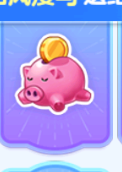
#> input picture extracted_cards/card_00_r0_c0.png, 122 x 172 px; its folder holds only this picture in this run
$ python play_matching_game.py
#> lines starting #> are read from the running program, lines starting #| are printed output that depends on the picture; after the words box and inside, x2 and y2 are one past the last pixel; in counts of white or black regions, pixels touching at a corner belong together
### log_helper.py
"""
Logging helper with timestamps for all log messages.
"""
from datetime import datetime


def log(message):
    """Print message with timestamp prefix.

    Args:
        message: The message to log
    """
    timestamp = datetime.now().strftime("[%Y-%m-%d %H:%M:%S]")
    print(f"{timestamp} {message}")

### play_matching_game.py
"""
Interactive Card Matching Game
Play the card matching game with the extracted cards.
"""
import cv2
import numpy as np
import random
import os
from log_helper import log


class InteractiveMatchingGame:
    def __init__(self, card_dir="extracted_cards"):
        """
        Initialize the interactive matching game.

        Args:
            card_dir: Directory containing the extracted card images
        """
        self.card_dir = card_dir
        self.cards = []
        self.card_map = {}  # Maps grid position to card info
        self.revealed = []  # Track revealed cards
        self.matched_pairs = []  # Track matched pairs
        self.attempts = 0
        self.game_grid = None
        self.load_cards()

    def load_cards(self):
        """Load all card images from the directory."""
        log("Loading cards...")
        card_files = sorted([f for f in os.listdir(self.card_dir) if f.endswith('.png')])

        for idx, filename in enumerate(card_files):
            filepath = os.path.join(self.card_dir, filename)
            img = cv2.imread(filepath)
#> img is the input picture: shape (172, 122, 3); mean B, G, R 234.2, 162, 167.9
            if img is not None:
                # Parse position from filename (e.g., card_00_r0_c0.png)
                parts = filename.replace('.png', '').split('_')
                card_id = int(parts[1])
                row = int(parts[2][1:])
                col = int(parts[3][1:])

                self.cards.append({
                    'id': card_id,
                    'position': (row, col),
                    'image': img,
                    'filename': filename
                })
                self.card_map[(row, col)] = card_id

        log(f"Loaded {len(self.cards)} cards")

    def create_game_board(self, hide_all=True):
        """
        Create the game board display.

        Args:
            hide_all: If True, show card backs; if False, show all card faces
        """
#> called with hide_all = True
        if not self.cards:
            log("No cards loaded")
            return None

        # Sort cards by position
        self.cards.sort(key=lambda x: (x['position'][0], x['position'][1]))

        # Get card dimensions
        card_height, card_width = self.cards[0]['image'].shape[:2]
#> card_height = 172; card_width = 122

        # Calculate rows and cols
        rows = max([c['position'][0] for c in self.cards]) + 1
#> rows = 1
        cols = max([c['position'][1] for c in self.cards]) + 1
#> cols = 1

        # Create canvas with margins
        margin = 10
        canvas_height = rows * card_height + (rows + 1) * margin
#> canvas_height = 192
        canvas_width = cols * card_width + (cols + 1) * margin
#> canvas_width = 142
        canvas = np.ones((canvas_height, canvas_width, 3), dtype=np.uint8) * 240

        # Place cards on canvas
        for card in self.cards:
            row, col = card['position']
            x = col * card_width + (col + 1) * margin
            y = row * card_height + (row + 1) * margin

            # Check if card should be revealed or matched
            is_revealed = (row, col) in self.revealed
            is_matched = any((row, col) in pair for pair in self.matched_pairs)

            if hide_all and not is_revealed and not is_matched:
                # Draw card back
                card_back = np.ones((card_height, card_width, 3), dtype=np.uint8)
                card_back[:, :] = [200, 150, 100]  # Blue-brown color
                cv2.rectangle(card_back, (5, 5), (card_width-5, card_height-5), (150, 100, 50), 3)
                canvas[y:y+card_height, x:x+card_width] = card_back

                # Add card number
                text = str(card['id'])
                font = cv2.FONT_HERSHEY_SIMPLEX
                text_size = cv2.getTextSize(text, font, 1.0, 2)[0]
                text_x = x + (card_width - text_size[0]) // 2
                text_y = y + (card_height + text_size[1]) // 2
                cv2.putText(canvas, text, (text_x, text_y), font, 1.0, (255, 255, 255), 3)
            else:
                # Show card face
                canvas[y:y+card_height, x:x+card_width] = card['image']

                # Add green border for matched cards
                if is_matched:
                    cv2.rectangle(canvas, (x, y), (x+card_width, y+card_height), (0, 255, 0), 5)
#> this loop made 1 pass
#> (row, col, x, y, is_revealed, is_matched, text, font) on pass 1: (0, 0, 10, 10, False, False, '0', 0)
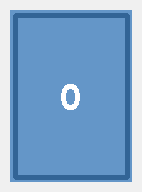
#> canvas: shape (192, 142, 3); mean of channels 0, 1, 2 204.8, 166.8, 128.9; drawn as B, G, R
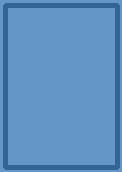
#> card_back: shape (172, 122, 3); mean of channels 0, 1, 2 193.5, 143.5, 93.5; drawn as B, G, R

        # Add game info
        info_text = f"Attempts: {self.attempts} | Matched: {len(self.matched_pairs)}/15"
        cv2.putText(canvas, info_text, (10, canvas_height - 10),
                   cv2.FONT_HERSHEY_SIMPLEX, 0.7, (0, 0, 0), 2)
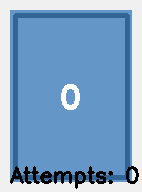
#> canvas: shape (192, 142, 3); 3.32% of pixels changed, all inside (x1, y1, x2, y2) = (10, 166, 139, 189); drawn as B, G, R

        return canvas

    # [34 lines left out: functions get_card_by_position, check_match, not called in this run]

    def play_turn(self, card1_id, card2_id):
        """
        Play a turn by selecting two cards.

        Args:
            card1_id: ID of first card
            card2_id: ID of second card

        Returns:
            String message about the result
        """
        # Find cards by ID
        card1 = next((c for c in self.cards if c['id'] == card1_id), None)
        card2 = next((c for c in self.cards if c['id'] == card2_id), None)

        if not card1 or not card2:
            return "Invalid card IDs"

        if card1['id'] == card2['id']:
            return "Cannot select the same card twice"

        # Check if already matched
        if any(card1['position'] in pair for pair in self.matched_pairs):
            return f"Card {card1_id} is already matched"
        if any(card2['position'] in pair for pair in self.matched_pairs):
            return f"Card {card2_id} is already matched"

        # Reveal cards
        self.revealed = [card1['position'], card2['position']]
        self.attempts += 1

        # Check for match
        if self.check_match(card1['position'], card2['position']):
            self.matched_pairs.append((card1['position'], card2['position']))
            result = f"Match found! Cards {card1_id} and {card2_id} match!"

            if len(self.matched_pairs) == 15:
                result += f"\n\nCongratulations! You won in {self.attempts} attempts!"
        else:
            result = f"No match. Cards {card1_id} and {card2_id} are different."

        return result

    def save_game_state(self, filename="game_state.png"):
        """Save current game state to an image."""
        board = self.create_game_board(hide_all=True)
        if board is not None:
            cv2.imwrite(filename, board)
            log(f"Game state saved to {filename}")

    def show_solution(self, filename="solution.png"):
        """Show all cards (solution)."""
        board = self.create_game_board(hide_all=False)
        if board is not None:
            cv2.imwrite(filename, board)
            log(f"Solution saved to {filename}")


def demo_game():
    """Run a demo game with automated moves."""
    log("Starting Card Matching Game Demo")
    log("="*60)

    # Initialize game
    game = InteractiveMatchingGame()

    # Save initial state
    game.save_game_state("game_initial.png")
    log("Initial game board saved to game_initial.png")

    # Known matching pairs from our analysis
    known_pairs = [
        (0, 18), (1, 13), (2, 17), (3, 28), (4, 7),
        (5, 6), (8, 29), (9, 23), (10, 16), (11, 27),
        (12, 19), (14, 21), (15, 26), (20, 24), (22, 25)
    ]

    log("\nPlaying through known pairs...")
    for card1, card2 in known_pairs[:5]:  # Play first 5 pairs as demo
        result = game.play_turn(card1, card2)
        log(f"Turn {game.attempts}: {result}")
        game.save_game_state(f"game_turn_{game.attempts}.png")

    log(f"\nDemo complete! Matched {len(game.matched_pairs)} out of 15 pairs")
    log(f"Total attempts: {game.attempts}")

    # Show solution
    game.show_solution("solution.png")
#> the loop in create_game_board (call 7), `for card in self.cards:` made 1 pass
#> (row, col, x, y, is_revealed, is_matched) on pass 1: (0, 0, 10, 10, False, False)
#> after the loop in create_game_board (call 7), `for card in self.cards:`:
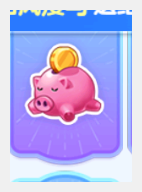
#> canvas: shape (192, 142, 3); mean of channels 0, 1, 2 235.5, 180, 184.5; drawn as B, G, R
#> in create_game_board (call 7), `cv2.putText(canvas, info_text, (10, canvas_height - 10), cv2.FONT_HERS..`:
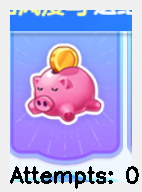
#> canvas: shape (192, 142, 3); 3.32% of pixels changed, all inside (x1, y1, x2, y2) = (10, 166, 139, 189); drawn as B, G, R
    log("\nAll game states saved to PNG files")


# [50 lines left out: function interactive_play, not called in this run]


if __name__ == "__main__":
    # Run demo mode
    demo_game()

    # Uncomment to play interactively instead:
    # interactive_play()

$ run again, on extracted_cards/card_04_r0_c4.png
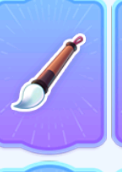
#> input picture extracted_cards/card_04_r0_c4.png, 122 x 172 px
#> in load_cards, img is the input picture: shape (172, 122, 3); mean B, G, R 247.1, 172.4, 163.3
#> rows = 1
#> cols = 5
#> canvas_height = 192
#> canvas_width = 670
#> the loop in create_game_board, `for card in self.cards:` made 1 pass
#> (row, col, x, y, is_revealed, is_matched, text, font) on pass 1: (0, 4, 538, 10, False, False, '4', 0)
#> in create_game_board, `cv2.putText(canvas, info_text, (10, canvas_height - 10), cv2.FONT_HERS..`:
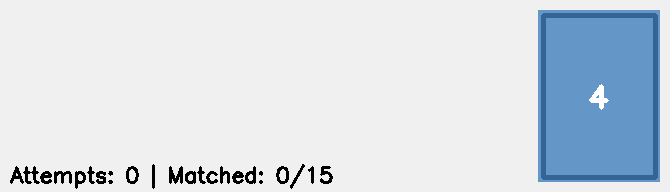
#> canvas: shape (192, 670, 3); mean of channels 0, 1, 2 228.6, 220.5, 212.4; drawn as B, G, R
#> the loop in create_game_board (call 7), `for card in self.cards:` made 1 pass
#> (row, col, x, y, is_revealed, is_matched) on pass 1: (0, 4, 538, 10, False, False)
#> in create_game_board (call 7), `cv2.putText(canvas, info_text, (10, canvas_height - 10), cv2.FONT_HERS..`:
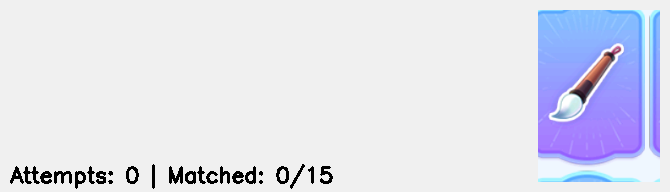
#> canvas: shape (192, 670, 3); mean of channels 0, 1, 2 237.2, 225, 223.6; drawn as B, G, R

$ run again, on extracted_cards/card_06_r1_c0.png
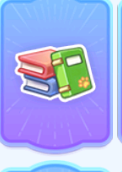
#> input picture extracted_cards/card_06_r1_c0.png, 122 x 172 px
#> in load_cards, img is the input picture: shape (172, 122, 3); mean B, G, R 234.8, 174.5, 164.3
#> rows = 2
#> cols = 1
#> canvas_height = 374
#> canvas_width = 142
#> the loop in create_game_board, `for card in self.cards:` made 1 pass
#> (row, col, x, y, is_revealed, is_matched, text, font) on pass 1: (1, 0, 10, 192, False, False, '6', 0)
#> in create_game_board, `cv2.putText(canvas, info_text, (10, canvas_height - 10), cv2.FONT_HERS..`:
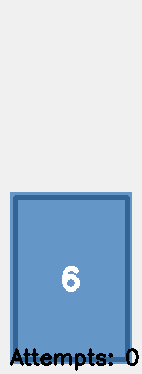
#> canvas: shape (374, 142, 3); mean of channels 0, 1, 2 218.7, 199.9, 181.1; drawn as B, G, R
#> the loop in create_game_board (call 7), `for card in self.cards:` made 1 pass
#> (row, col, x, y, is_revealed, is_matched) on pass 1: (1, 0, 10, 192, False, False)
#> in create_game_board (call 7), `cv2.putText(canvas, info_text, (10, canvas_height - 10), cv2.FONT_HERS..`:
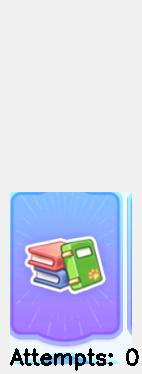
#> canvas: shape (374, 142, 3); mean of channels 0, 1, 2 233.6, 210.2, 206.7; drawn as B, G, R
